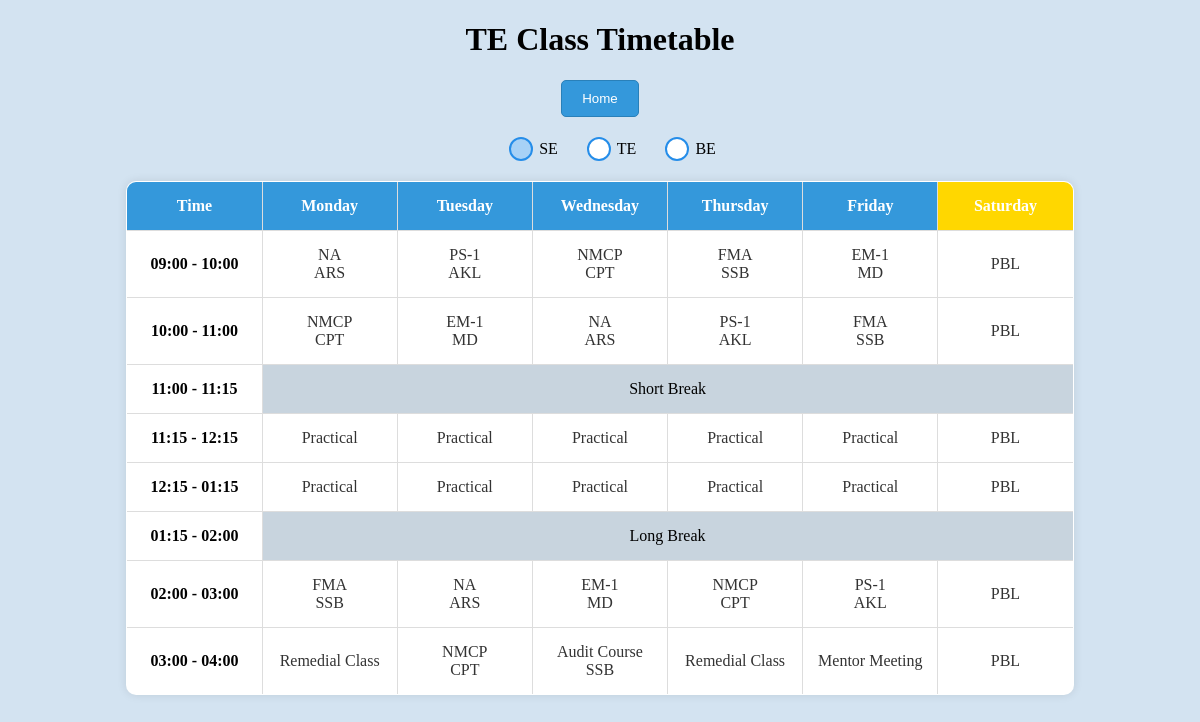
The app's page /elect_se_tt (signed in) with its own data.
### tables this page shows
CREATE TABLE "Elec_SE_TT" (
    id INTEGER PRIMARY KEY,
    day TEXT NOT NULL,
    time_slot TEXT NOT NULL,
    subject TEXT,
    instructor TEXT,
    room TEXT,
    UNIQUE (day, time_slot)
);

### app.py (the view)
@app.route('/elect_se_tt')
def elect_se_tt():
        if 'admin_username' not in session:
            return redirect(url_for('admin_login'))
        timetable_data = query_db('SELECT * FROM Elec_SE_TT ORDER BY day, time_slot')
        return render_template('elect_se_tt.html',timetable_data = timetable_data)

### app.py (called while the page is built)
def get_db():
    db = getattr(g, '_database', None)
    if db is None:
        db = g._database = sqlite3.connect(app.config['DATABASE'])
        db.row_factory = sqlite3.Row
    return db

def query_db(query, args=(), one=False):
    cur = get_db().execute(query, args)
    result = cur.fetchall()
    cur.close()
    column_names = [column[0] for column in cur.description]
    if not result:
        return None
    if one:
        return dict(zip(column_names, result[0]))
    return [dict(zip(column_names, row)) for row in result]

### templates/elect_se_tt.html (shortened to what this page needs)
<!DOCTYPE html>
<html lang="en">
<head>
</head>
<body>
  <h1>TE Class Timetable</h1>
  <button class="home-button" onclick="redirectToAdminOptions()">Home</button>
  <div class="toggles">
    <label for="seRadio">SE</label>
    <label for="teRadio">TE</label>
    <label for="beRadio">BE</label>
  </div>
  <div class="table-container te-table active">
    <table border="1" class="timetable-table">
      <tr>
        <th>Time</th>
        <th>Monday</th>
        <th>Tuesday</th>
        <th>Wednesday</th>
        <th>Thursday</th>
        <th>Friday</th>
        <th>Saturday</th>
      </tr>
      {% for time_slot in ['09:00 - 10:00', '10:00 - 11:00', '11:00 - 11:15', '11:15 - 12:15', '12:15 - 01:15', '01:15 - 02:00', '02:00 - 03:00','03:00 - 04:00'] %}
      <tr>
        <td>{{ time_slot }}</td>
        {% for day in ['Monday', 'Tuesday', 'Wednesday', 'Thursday', 'Friday', 'Saturday'] %}
          {% if time_slot == '11:00 - 11:15' or time_slot == '01:15 - 02:00' %}
            {% if day == 'Monday' %}
              <td colspan="6" style="background-color: rgb(200, 212, 222); text-align: center;">
                {% if time_slot == '11:00 - 11:15' %}
                  Short Break
                {% elif time_slot == '01:15 - 02:00' %}
                  Long Break
                {% endif %}
              </td>
            {% endif %}
          {% else %}
            <td>
              {% for entry in timetable_data %}
                {% if entry.day == day and entry.time_slot == time_slot %}
                  {% if entry.instructor is not none %}
                    <a onclick='confirmNavigation("{{ entry.subject }}", "{{ entry.instructor }}", "{{ entry.time_slot }}")'>
                      {{ entry.subject }} <br>
                      {{ entry.instructor }} <br>
                    </a>
                  {% else %}
                    <a onclick='confirmNavigation("{{ entry.subject }}", null, "{{ entry.time_slot }}")'>
                      {{ entry.subject }} <br>
                    </a>
                  {% endif %}
                {% endif %}
              {% endfor %}
            </td>
          {% endif %}
        {% endfor %}
      </tr>
      {% endfor %}
    </table>
  </div>
</body>
</html>

### templates/elect_se_tt.html (style rules this page uses)
h1 { text-align: center; }
body { background-color: #D3E3F1; }
table { border-collapse: collapse; width: 50%; margin: auto; background-color: #fff; }
th, td { text-align: center; padding: 8px 0px 8px 0px; border: 1px solid black; }
td { transition: background-color 0.3s ease-in-out; width: 80px; }
tr>td:nth-child(1) { font-weight: bold; }
a { text-decoration: none; color: inherit; cursor: pointer; display: block; }
.table-container { display: none; transition: opacity 0.5s ease-in-out; }
.table-container.active { display: block; }
input[type="radio"]+label { position: relative; padding-left: 30px; cursor: pointer; display: inline-block; line-height: 24px; font-size: 16px; }
input[type="radio"]+label:before { content: ""; position: absolute; left: 0; top: 50%; transform: translateY(-50%); width: 20px; height: 20px; border: 2px solid rgb(37, 141, 233); background-color: #fff; border-radius: 50%; transition: background-color 0.3s ease-in-out; }
input[type="radio"]:checked+label:before { background-color: rgb(167, 209, 246); }
.toggles { margin: 20px; text-align: center; }
.home-button { display: block; margin: 20px auto; padding: 10px 20px; text-align: center; text-decoration: none; color: #fff; background-color: #3498db; border: 1px solid #2980b9; border-radius: 5px; cursor: pointer; transition: background-color 0.3s ease-in-out; }
table { border-collapse: collapse; width: 80%; margin: auto; background-color: #fff; margin-top: 20px; border-radius: 10px; overflow: hidden; box-shadow: 0 0 10px rgba(0, 0, 0, 0.1); }
th, td { text-align: center; padding: 15px 10px; border: 1px solid #ddd; }
th { background-color: #3498db; color: #fff; }
td { transition: background-color 0.3s ease-in-out; }
td a { color: #333; text-decoration: none; display: block; }
th.current-day { background-color: #FFD700; }

### records on screen
Elec_SE_TT: subject "NA", instructor "ARS"
Elec_SE_TT: subject "PS-1", instructor "AKL"
Elec_SE_TT: subject "NMCP", instructor "CPT"
Elec_SE_TT: subject "FMA", instructor "SSB"
Elec_SE_TT: subject "EM-1", instructor "MD"
Elec_SE_TT: subject "PBL"
Elec_SE_TT: subject "NMCP", instructor "CPT"
Elec_SE_TT: subject "EM-1", instructor "MD"
Elec_SE_TT: subject "NA", instructor "ARS"
Elec_SE_TT: subject "PS-1", instructor "AKL"
Elec_SE_TT: subject "FMA", instructor "SSB"
Elec_SE_TT: subject "PBL"
Elec_SE_TT: subject "Practical"
Elec_SE_TT: subject "Practical"
Elec_SE_TT: subject "Practical"
Elec_SE_TT: subject "Practical"
Elec_SE_TT: subject "Practical"
Elec_SE_TT: subject "PBL"
Elec_SE_TT: subject "Practical"
Elec_SE_TT: subject "Practical"
Elec_SE_TT: subject "Practical"
Elec_SE_TT: subject "Practical"
Elec_SE_TT: subject "Practical"
Elec_SE_TT: subject "PBL"
Elec_SE_TT: subject "FMA", instructor "SSB"
Elec_SE_TT: subject "NA", instructor "ARS"
Elec_SE_TT: subject "EM-1", instructor "MD"
Elec_SE_TT: subject "NMCP", instructor "CPT"
Elec_SE_TT: subject "PS-1", instructor "AKL"
Elec_SE_TT: subject "PBL"
Elec_SE_TT: subject "Remedial Class"
Elec_SE_TT: subject "NMCP", instructor "CPT"
Elec_SE_TT: subject "Audit Course", instructor "SSB"
Elec_SE_TT: subject "Remedial Class"
Elec_SE_TT: subject "Mentor Meeting"
Elec_SE_TT: subject "PBL"

### other values on screen
{{ time_slot }} "09:00 - 10:00" "10:00 - 11:00" "11:00 - 11:15" "11:15 - 12:15" "12:15 - 01:15" "01:15 - 02:00" "02:00 - 03:00" "03:00 - 04:00"
